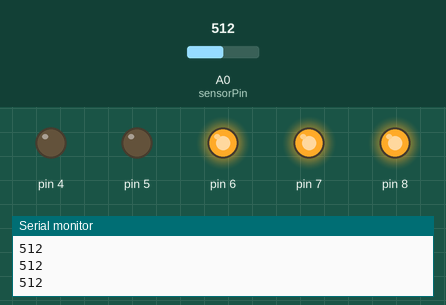
Simulated run of this sketch. Board: Arduino Uno, built with avr-gcc and run on an emulated ATmega328P. Shown: output pins drawn as LEDs (lit = HIGH), the last lines printed to the serial monitor. The inputs (shaded band) are chosen by the test bench; at power-on: A0 (sensorPin) = 512.

Above: at 1.2 s.
1.3 s: A0 (sensorPin) set to 418
2.8 s: A0 (sensorPin) set to 393
At 4.0 s:
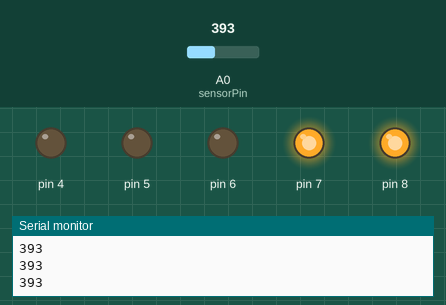
4.3 s: A0 (sensorPin) set to 214
5.8 s: A0 (sensorPin) set to 188
At 6.4 s:
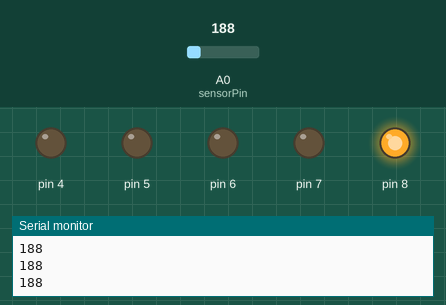
7.3 s: A0 (sensorPin) set to 22
8.8 s: A0 (sensorPin) set to 17
At 9.8 s:
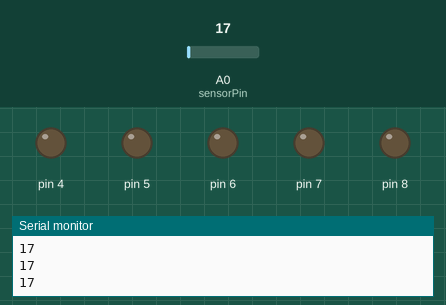
Timing chart, 0 to 11.3 s (numbered marks = the images above; inputs shaded):
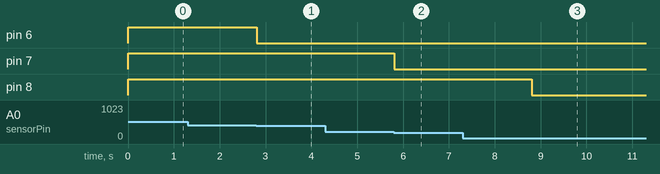

Measured:
- the behaviour switches between 411 and 410 on A0 (sensorPin) (found by bisection; images 0 and 1)
- the behaviour switches between 205 and 204 on A0 (sensorPin) (found by bisection; images 1 and 2)
- the behaviour switches between 20 and 19 on A0 (sensorPin) (found by bisection; images 2 and 3)
- after the input at 2.8 s, pin 6: HIGH → LOW at once
- after the input at 5.8 s, pin 7: HIGH → LOW at once
- after the input at 8.8 s, pin 8: HIGH → LOW at once

The sketch:

Potentiometer5LEDS.ino
```cpp
/*

 Potentiometer with 5 LED’s
 Goal of the program : Uses the potentiometer value to decide how many LEDs should turn on at the same time.
 Main theme : Analog Input controlling LEDs.

*/

int sensorPin = A0;      // Sets the analog pin used to read the potentiometer
int sensorValue = 0;     // Stores the value read from the potentiometer


void setup() {

  pinMode(sensorPin, INPUT);   // Sets the potentiometer pin as an input
  Serial.begin(9600);          // Starts communication with the Serial Monitor


  // Sets the 5 LED pins as outputs
  pinMode(8, OUTPUT);
  pinMode(7, OUTPUT);
  pinMode(6, OUTPUT);
  pinMode(5, OUTPUT);
  pinMode(4, OUTPUT);
}


void loop() {

  sensorValue = analogRead(sensorPin);   // Reads the 10-bit value from the potentiometer (0–1023)
  Serial.println(sensorValue);           // Prints the value to the Serial Monitor

  // Each range from 0–1023 determines how many LEDs turn on at the same time
  if (sensorValue < 20) {
    digitalWrite(8, 0);
    digitalWrite(7, 0);
    digitalWrite(6, 0);
    digitalWrite(5, 0);
    digitalWrite(4, 0);
  }

  else if (sensorValue < 205) {
    digitalWrite(8, 1);
    digitalWrite(7, 0);
    digitalWrite(6, 0);
    digitalWrite(5, 0);
    digitalWrite(4, 0);
  }

  else if (sensorValue <= 410) {
    digitalWrite(8, 1);
    digitalWrite(7, 1);
    digitalWrite(6, 0);
    digitalWrite(5, 0);
    digitalWrite(4, 0);
  }

  else if (sensorValue <= 615) {
    digitalWrite(8, 1);
    digitalWrite(7, 1);
    digitalWrite(6, 1);
    digitalWrite(5, 0);
    digitalWrite(4, 0);
  }

  else if (sensorValue <= 820) {
    digitalWrite(8, 1);
    digitalWrite(7, 1);
    digitalWrite(6, 1);
    digitalWrite(5, 1);
    digitalWrite(4, 0);
  }

  else if (sensorValue <= 1023) {
    digitalWrite(8, 1);
    digitalWrite(7, 1);
    digitalWrite(6, 1);
    digitalWrite(5, 1);
    digitalWrite(4, 1);
  }

}
```
